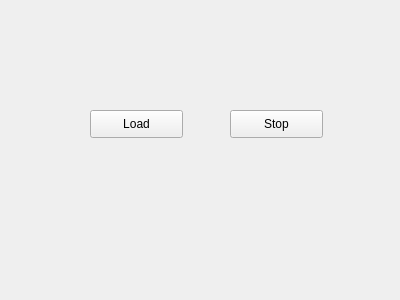
<?xml version="1.0" encoding="UTF-8"?>
<ui version="4.0">
 <class>Widget</class>
 <widget class="QWidget" name="Widget">
  <property name="geometry">
   <rect>
    <x>0</x>
    <y>0</y>
    <width>400</width>
    <height>300</height>
   </rect>
  </property>
  <property name="windowTitle">
   <string>Widget</string>
  </property>
  <widget class="QPushButton" name="load">
   <property name="geometry">
    <rect>
     <x>90</x>
     <y>110</y>
     <width>93</width>
     <height>28</height>
    </rect>
   </property>
   <property name="text">
    <string>Load</string>
   </property>
  </widget>
  <widget class="QPushButton" name="stop">
   <property name="geometry">
    <rect>
     <x>230</x>
     <y>110</y>
     <width>93</width>
     <height>28</height>
    </rect>
   </property>
   <property name="text">
    <string>Stop</string>
   </property>
  </widget>
 </widget>
 <layoutdefault spacing="6" margin="11"/>
 <resources/>
 <connections/>
</ui>
